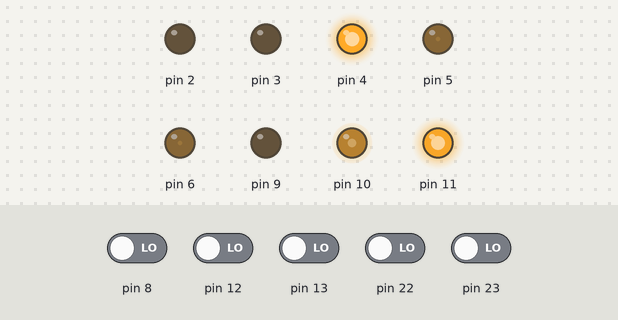
Recording of a sketch running on a simulated Arduino Uno, built with avr-gcc and run on an emulated ATmega328P. Shown: output pins drawn as LEDs (lit = HIGH). The inputs (shaded band) are chosen by the test bench; at power-on: pin 8, pin 12, pin 13, pin 22, pin 23 LOW.

Above: at 0.46 s.
Timing chart, 0 to 0.5 s (numbered marks = the images above; inputs shaded):
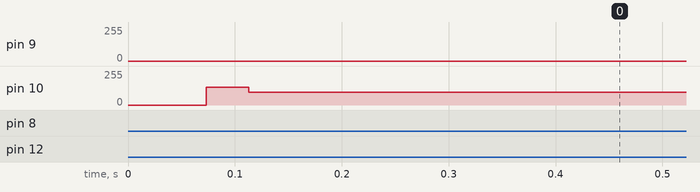

The sketch:

Inverters.ino.ino
```cpp
// This file lists the code for generating a basic PWM on Timer 0 and 1
// Filename: Timer1.ino
// Date updated: Spring-2016
// Version 1.0

#include <avr/io.h>
#include <avr/io.h>
#include "constants.h"
#include "sinetable.h"

// ======================================================================================================
// Initialize
// ======================================================================================================
void setup() {
  // ------------------------------------------------------------------------------------------------------
  // Basic steps
  // ------------------------------------------------------------------------------------------------------
  cli();                                       // Disable all interrupts

  GTCCR |= (1 << TSM) | (1 << PSRASY) | (1 << PSRSYNC); // Halt all Timers

  //  ------------------------------------------------------------------------------------------------------
  //   Initial values
  //  ------------------------------------------------------------------------------------------------------
  Run_state = 0;
  runDC = 0;
  runAC = 0;
  climb = 1;
  dutyratio = DUTYRATIO;
  PointerSPWM1 = 0;
  PointerSPWM2 = SPWM2_OFFSET;

  // --------------------------------------------------------------------------------------------------------
  // Timer 0 settings
  // --------------------------------------------------------------------------------------------------------
  TCCR0A = 0;                           // Reset Timer 0 Control Register A
  TCCR0B = 0;                           // Reset Timer 0 Control Register B
  TCCR0A |= (1 << COM0A1) |             // Clear OC0A on compare match up counting, Set on down counting
            (0 << COM0A0) |
            (1 << COM0B1) |             // Clear OC0B on compare match up counting, Set on down counting
            (0 << COM0B0) |
            (1 << WGM00)  |             // Fast PWM mode, 8-bit TOP = 0xFF
            (1 << WGM01)  ;
  TCCR0B |= (0 << WGM02)  |
            (0 << CS02)   |             // Prescalar N = 8, clock frequency = 16MHz
            (0 << CS01)   |
            (1 << CS00)   ;

  OCR0A = DUTYRATIO;                         // Default Timer 0A duty cycle
  OCR0B = DUTYRATIO;                         // Default Timer 0B duty cycle

  TIMSK0 = 0;                           // Reset Timer 0 interrupt mask register
  TIMSK0 |= (1 << OCIE0A) ;             // Timer 0 overflow interrupt TOV0 bit set when TCNT0 = BOTTOM
  TIFR0 = 0;                            // Reset Timer 0 interrupt flag register
  TCNT0 = 0x00;                         // Set Timer 0 counter to 0
  // --------------------------------------------------------------------------------------------------------

  // --------------------------------------------------------------------------------------------------------
  // Timer 1 settings
  // --------------------------------------------------------------------------------------------------------
  TCCR1A = 0;                           // Reset Timer 1 Control Register A
  TCCR1B = 0;                           // Reset Timer 1 Control Register B
  TCCR1A |= (1 << COM1A1) |             // Clear OC1A on compare match up counting, Set on down counting
            (0 << COM1A0) |
            (1 << COM1B1) |             // Set OC1B on compare match up counting, Clear on down counting
            (1 << COM1B0) |
            (1 << WGM10)  |             // Phase & frequency correct mode, 8-bit TOP = ICR1
            (0 << WGM11)  ;
  TCCR1B |= (0 << WGM12)  |
            (0 << WGM13)  |
            (0 << CS12)   |             // Prescalar N = 1, clock frequency = 16MHz
            (0 << CS11)   |
            (1 << CS10)   ;

  ICR1 = 0xFF;
  OCR1A = DUTYRATIO;                    // Default Timer 1A duty cycle
  OCR1B = 0xFF - DUTYRATIO;           // Default Timer 1B duty cycle

  TIMSK1 = 0;                           // Reset Timer 1 interrupt mask register
  TIFR1 = 0;                            // Reset Timer 1 interrupt flag register
  TCNT1 = 0x00;                         // Set Timer 1 counter to 0
  // --------------------------------------------------------------------------------------------------------

  // --------------------------------------------------------------------------------------------------------
  // Timer 2 settings
  // --------------------------------------------------------------------------------------------------------
  TCCR2A = 0;                           // Reset Timer 2 Control Register A
  TCCR2B = 0;                           // Reset Timer 2 Control Register B
  TCCR2A |= (1 << COM2A1) |             // Clear OC2A on compare match up counting, Set on down counting
            (0 << COM2A0) |
            (1 << COM2B1) |             // Set OC2B on compare match up counting, Clear on down counting
            (1 << COM2B0) |
            (1 << WGM20)  |             // Phase correct mode, 8-bit TOP = 0xFF
            (0 << WGM21)  ;
  TCCR2B |= (0 << WGM22)  |
            (0 << CS22)   |             // Prescalar N = 1, clock frequency = 16MHz
            (0 << CS21)   |
            (1 << CS20)   ;

  OCR2A = DUTYRATIO;      // Default Timer 2A duty cycle
  OCR2B = 0xFF - DUTYRATIO;                         // Default Timer 2B duty cycle

  TIMSK2 = 0;                           // Reset Timer 2 interrupt mask register
  TIFR2 = 0;                            // Reset Timer 2 interrupt flag register
  TCNT2 = 0x00;                         // Set Timer 2 counter to 0
  // --------------------------------------------------------------------------------------------------------

  ASSR = 0; // Reset Async status register, TIMER2 clk = CPU clk

  // --------------------------------------------------------------------------------------------------------
  // IO settings
  // --------------------------------------------------------------------------------------------------------
  SREG = 0x00;                // Reset AVR status
  SREG |= (1 << 7) ;          // Enable global Interrupt

  GTCCR = 0;                  // Release all timers

  MCUCR = 0;                  // Reset MCU control register
  MCUCR |= (1 << PUD);        // Disable pull-up for all IO pins

  DDRB = 0;                   // Reset data direction register Port B, all input
  DDRD = 0;                   // Reset data direction register Port D, all input
  DDRC = 0;                   // Reset data direction register Port C, all input

  // Digital pins
  DDRD  |= (1 << DDD2) |      // Green LED
           (1 << DDD4) |      // Red LED
           (1 << DDD6) |      // Timer 0A Pin set as output
           (1 << DDD5) ;      // Timer 0B Pin set as output
  DDRB  |= (1 << DDB1) |      // Timer 1A Pin set as output
           (1 << DDB2) ;      // Timer 1B Pin set as output

  PORTD |= (1 << PORTD4);     // Red LED high (off)
  PORTD |= (1 << PORTD2);     // Green LED high (off)

  sei();                      // Enable all interrupts
  Serial.begin(115200);
}

// ======================================================================================================
// Computing clock: state machine
// ======================================================================================================
ISR(TIMER0_COMPA_vect) {
  PORTD &= ~(1 << PORTD2); // Computational load indicator: low

  switchstate[4] = switchstate[3];
  switchstate[3] = switchstate[2];
  switchstate[2] = switchstate[1];
  switchstate[1] = switchstate[0];
  switchstate[0] = PINB;
  //   PWM off by 180V_SW
  if (CHECKBIT(switchstate[0], 0)) {// If 180V_SW high, stop pwm
    PORTD |= (1 << PORTD4);      // Red Light off

    // Keep the AC on for as long as it takes to discharge the counter
    DDRB &= ~(1 << DDB3) ;      // PWM2A Output 0 ("test" port)
    DDRD &= ~(1 << DDD3) ;      // PWM2B Output 0 ("test" port)
    DDRB &= ~(1 << DDB1);       // PWM1A Output 0 ("180-AC" port)
    DDRB &= ~(1 << DDB2);       // PWM1B Output 0 ("180-AC" port)

    Run_state = 0;
    runAC = 0;
    PointerSPWM1 = 0;
    PointerSPWM2 = SPWM2_OFFSET;
    pointer_step = 1;
  } else if (Run_state == 0) {   // If 180V_SW low and idle status, start pwm
    PORTD &= ~(1 << PORTD4);     // Red Light on
    DDRB  |= (1 << DDB3) ;       // Timer 2A Pin set as output
    DDRD  |= (1 << DDD3) ;       // Timer 2B Pin set as output
    DDRB  |= (1 << DDB1) |       // Timer 1A Pin set as output
             (1 << DDB2) ;       // Timer 1B Pin set as output

    Run_state = 1;
    runAC = 1;
  }


  //   Sine Wave update
  if (runAC) {
    outSPWM1 = ((sinetable256[PointerSPWM1] - 0x7F)*MODULATION_INDEX + 0x7F);
    outSPWM2 = ((sinetable256[PointerSPWM2] - 0x7F)*MODULATION_INDEX + 0x7F);
    SPWM_range(&outSPWM1, MAXSPWM, MINSPWM);
    SPWM_range(&outSPWM2, MAXSPWM, MINSPWM);

    OCR1A = outSPWM1 - DEADTIME;
    OCR1B = outSPWM1 + DEADTIME;
    OCR2A = outSPWM2 - DEADTIME;
    OCR2B = outSPWM2 + DEADTIME;

    PointerSPWM1 += pointer_step;
    PointerSPWM2 += pointer_step;

    PointerSPWM1 = PointerSPWM1 % LENGTHSPWM;
    PointerSPWM2 = PointerSPWM2 % LENGTHSPWM;
  }


  // 120V switch. Toggler thing.
  unsigned int status_40 = CHECKBIT(switchstate[0], 4);
  unsigned int status_41 = CHECKBIT(switchstate[1], 4);
  unsigned int status_42 = CHECKBIT(switchstate[2], 4);
  unsigned int status_43 = CHECKBIT(switchstate[3], 4);
  unsigned int status_44 = CHECKBIT(switchstate[4], 4);
  if ((status_40 ^ status_41) && (status_41==status_42) && (status_41==status_43) && (status_41==status_44)){
    pointer_step = (pointer_step + 1) % LENGTHSPWM;
//    Serial.print("Output Freq: ");
//    Serial.print(16000000/8/256/255*pointer_step);
//    Serial.print(" ");
//    Serial.println(pointer_step);
  }
}

// ======================================================================================================
// Helper Functions
// ======================================================================================================
uint32_t SPWM_range(uint32_t* outspwm, uint32_t maxpwm, uint32_t minpwm){
    if (*outspwm > maxpwm) {
      *outspwm = maxpwm;
    }
    else if (*outspwm < minpwm) {
      *outspwm = minpwm;
    }
}

// ======================================================================================================
// Looping
// ======================================================================================================
void loop() {
  asm ("nop\n\t");

}

/*
  Digital Pin 12 (PB4) - Connected to 120_SW
  Digital Pin 08 (PB0) - Connected to 180_SW
  Digital Pin 02 (PD2) - Connected to Green LED D4 on PCB
  Digital Pin 04 (PD4) - Connected to Red LED D5 on PCB
*/
```

constants.h
```cpp
 // This file is associated with the file that lists the code for generating a PWM on Timer 1
 // Filename: Timer1.ino
 // Date updated: Spring-2016
 // Version 1.0

// Interrupt related
#define SETBIT(ADDRESS,BIT) (ADDRESS |= (1<<BIT))
#define CLEARBIT(ADDRESS,BIT) (ADDRESS &= ~(1<<BIT))
#define CHECKBIT(ADDRESS,BIT) (ADDRESS & (1<<BIT))
#define TOGGLEBIT(ADDRESS,BIT) (ADDRESS ^= (1<<BIT))

//PWM related
unsigned int runDC;
#define DEADTIME    8 // 1 uS
#define PERIOD      250   // 25kHz:320; 20kHz:400 32kHz:250
#define DUTYRATIO   10
unsigned int dutyratio;

//Sine Wave related
boolean runAC;
const uint32_t MAXSPWM = 0xFF - DEADTIME;
const uint32_t MINSPWM = DEADTIME;
const uint32_t AMPSPWM = 128;
const uint32_t LENGTHSPWM = 255;
uint32_t PointerSPWM1;
uint32_t PointerSPWM2;
uint32_t outSPWM1;
uint32_t outSPWM2;
uint32_t pointer_step = 1;
const uint32_t MODULATION_INDEX = 1;
const bool DIRECTION = 0;
const uint32_t SPWM2_OFFSET = 60;


// State machine and protection related
#define TRUE 1
#define FALSE 0
unsigned char switchstate[5];
int climb;
bool Run_state;
#define INCREASING 1
#define DECREASING -1
#define CLIMB_STEP 1
```

Source omitted: sinetable.h (data table, 6469 bytes)
